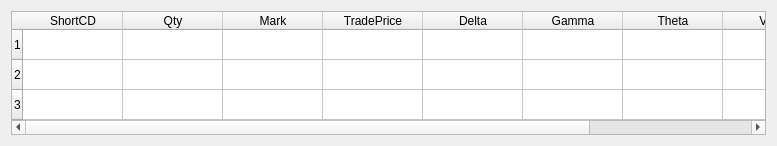
<?xml version="1.0" encoding="UTF-8"?>
<ui version="4.0">
 <class>Form</class>
 <widget class="QWidget" name="Form">
  <property name="geometry">
   <rect>
    <x>0</x>
    <y>0</y>
    <width>777</width>
    <height>146</height>
   </rect>
  </property>
  <property name="windowTitle">
   <string>PositionViewer</string>
  </property>
  <layout class="QVBoxLayout" name="verticalLayout">
   <item>
    <widget class="QTableWidget" name="tableWidget">
     <property name="editTriggers">
      <set>QAbstractItemView::NoEditTriggers</set>
     </property>
     <row>
      <property name="text">
       <string>1</string>
      </property>
     </row>
     <row>
      <property name="text">
       <string>2</string>
      </property>
     </row>
     <row>
      <property name="text">
       <string>3</string>
      </property>
     </row>
     <column>
      <property name="text">
       <string>ShortCD</string>
      </property>
     </column>
     <column>
      <property name="text">
       <string>Qty</string>
      </property>
     </column>
     <column>
      <property name="text">
       <string>Mark</string>
      </property>
     </column>
     <column>
      <property name="text">
       <string>TradePrice</string>
      </property>
     </column>
     <column>
      <property name="text">
       <string>Delta</string>
      </property>
     </column>
     <column>
      <property name="text">
       <string>Gamma</string>
      </property>
     </column>
     <column>
      <property name="text">
       <string>Theta</string>
      </property>
     </column>
     <column>
      <property name="text">
       <string>Vega</string>
      </property>
     </column>
     <column>
      <property name="text">
       <string>P/L Open</string>
      </property>
     </column>
    </widget>
   </item>
  </layout>
 </widget>
 <resources/>
 <connections/>
</ui>
